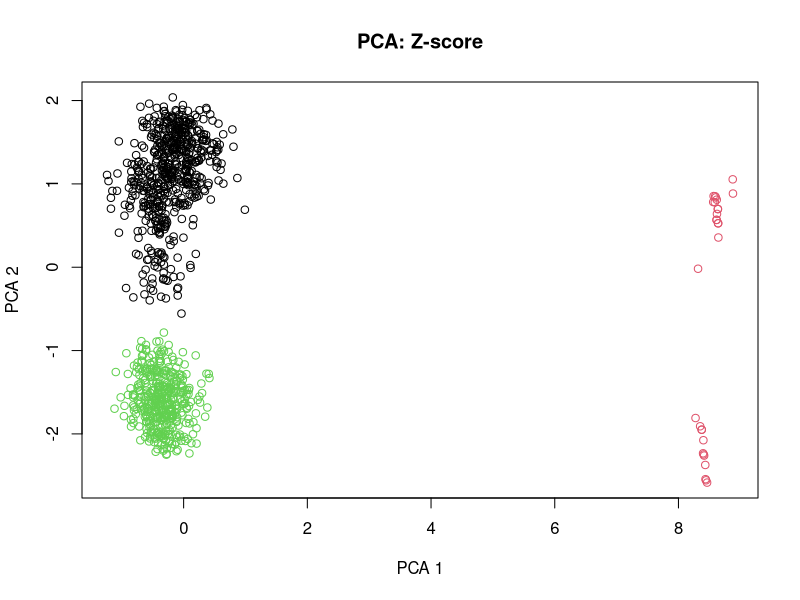
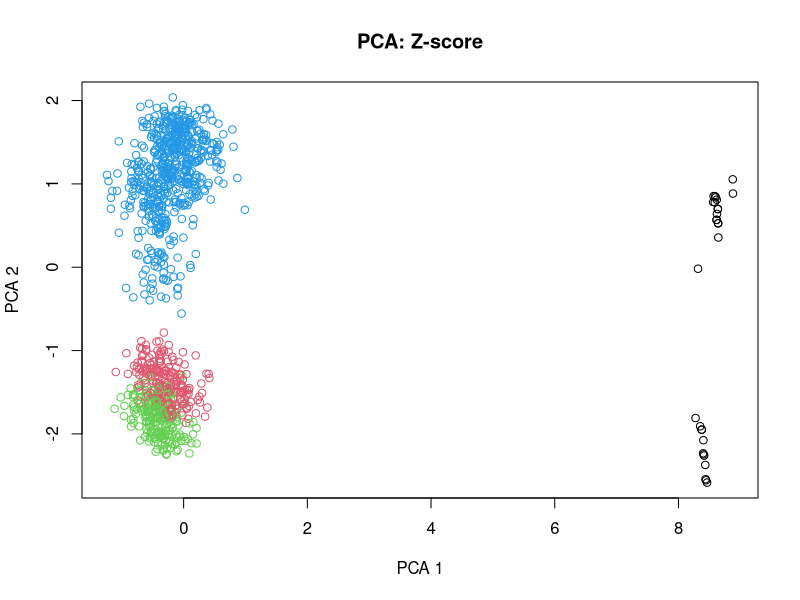
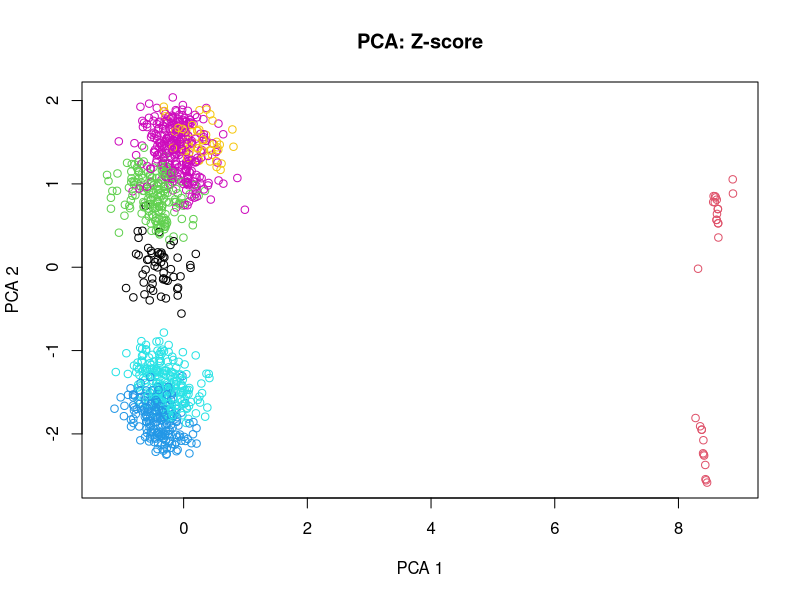
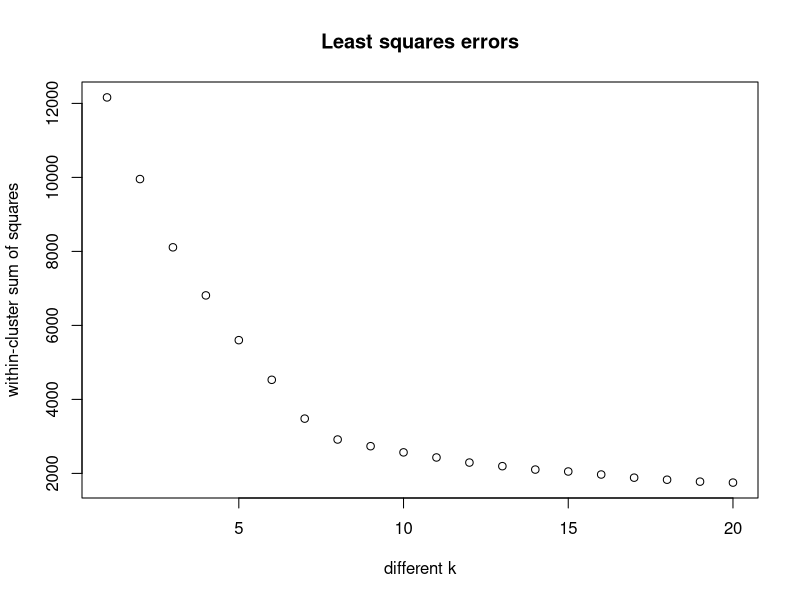

R code for these plots, in order: (Note: this script raises an error after producing the figures.)
library(lattice)
library(e1071)
library(class)
set.seed(123)
online.news.popularity <- read.csv(file="new_sample_OnlineNewsPopularity.csv",head=TRUE,sep=",")

online.news.popularity$channel <- online.news.popularity$data_channel_is_lifestyle +
                                  2*online.news.popularity$data_channel_is_entertainment +
                                  3*online.news.popularity$data_channel_is_bus +
                                  4*online.news.popularity$data_channel_is_socmed +
                                  5*online.news.popularity$data_channel_is_tech +
                                  6*online.news.popularity$data_channel_is_world

online.news.popularity <- online.news.popularity[,-c(1,2,36)]


# online.news.popularity <- subset(online.news.popularity, n_tokens_content > 0)

data <- transform(online.news.popularity, 
                  num_hrefs = log(num_hrefs), 
                  num_self_hrefs = log(num_self_hrefs),
                  self_reference_avg_sharess = log(self_reference_avg_sharess),
                  shares = log(shares), 
                  n_tokens_content = log(n_tokens_content),
                  num_imgs = log(num_imgs),
                  num_videos = log(num_videos))
data[data == -Inf] = -2
data.nrm <- scale(data)



#########################################################
### 1. K Means ###
#########################################################

ind <- sample(1:nrow(data.nrm), 1000)
polarity_features <- c(25:32)
num_of_words_feautures <- c(2:4, 9:10)
channel_feature <- c(11:16)
hrefs_and_images_features <- c(5:8)
images_video_features  <-  c(7:8)

features_to_cluster <- images_video_features
features_to_cluster <- hrefs_and_images_features
features_to_cluster <- channel_feature
features_to_cluster <- num_of_words_feautures
features_to_cluster <- polarity_features
features_to_cluster <- c(channel_feature, num_of_words_feautures, 34)

colnames(data.nrm)[features_to_cluster]
data <- data.nrm[ind, features_to_cluster]

k_mean_3 <- kmeans(data, 3, nstart = 100)
pca.std <- prcomp(data, center = FALSE, scale. = FALSE)
plot(pca.std$x[,1], pca.std$x[,2], col = k_mean_3$cluster, xlab = 'PCA 1', ylab = 'PCA 2', main = 'PCA: Z-score')
     
k_mean_4 <- kmeans(data, 4, nstart = 100)
pca.std <- prcomp(data, center = FALSE, scale. = FALSE)
plot(pca.std$x[,1], pca.std$x[,2], col = k_mean_4$cluster, xlab = 'PCA 1', ylab = 'PCA 2', main = 'PCA: Z-score')

k_mean_7 <- kmeans(data, 7, nstart = 100)
pca.std <- prcomp(data, center = FALSE, scale. = FALSE)
plot(pca.std$x[,1], pca.std$x[,2], col = k_mean_7$cluster, xlab = 'PCA 1', ylab = 'PCA 2', main = 'PCA: Z-score')

get_errors_for_list_of_k <- function(data, max_iter, k_range) {
  return (sapply(k_range,
                 function(k)
                    return(kmeans(data, k, nstart = max_iter)$tot.withinss)
                 )
          )
}

plot(get_errors_for_list_of_k(data, 50, 1:20),
     main="Least squares errors",
     xlab="different k",
     ylab="within-cluster sum of squares")

s <- silhouette(x = list(data = data, clustering = as.vector(k_mean_7$cluster)),
                dist = dist(data))
plot(sortSilhouette(s))


##########################
### 2. NN MST          ###
##########################

library('igraph')
data <- online.news.popularity[c("n_tokens_title", "num_hrefs")]
features_to_cluster <- c("global_sentiment_polarity" , "global_rate_positive_words", 
                         "global_rate_negative_words", "rate_positive_words", 
                         "rate_negative_words", "avg_positive_polarity", 
                         "avg_negative_polarity", "title_sentiment_polarity" )
data <- online.news.popularity[features_to_cluster]
data.nrm_range <- data[sample(1:nrow(data), 500), ]
data.nrm_range <- as.data.frame(apply(data.nrm_range, MARGIN = 2, scale)) 
weighted_adjacency_matrix <- as.matrix(dist(data.nrm_range))
graph <- graph_from_adjacency_matrix(weighted_adjacency_matrix, weighted = T)
mst_res <- mst(graph, weights = graph$weighted, algorithm = 'prim')
plot(mst_res, edge.label=round(E(mst_res)$weight, 1))

mst_edges <- E(mst_res)$weight
k <- 3
heaviest_edges <- which(mst_edges >= sort(mst_edges, decreasing=T)[k-1])
mst_edges[heaviest_edges]

mst_res <- delete_edges(mst_res, E(mst_res)[heaviest_edges])
plot(mst_res, edge.label=round(E(mst_res)$weight, 1))

ncomp <- components(mst_res)$no
comps <- list()
for (i in 1:ncomp){
  comps[[i]] <- as.vector(which(components(mst_res)$membership == i))
}
comps

s <- silhouette(x = list(data = data.nrm_range, clustering = as.vector(components(mst_res)$membership)),
                dist = dist(data.nrm_range))


V(mst_res)$color <- rainbow(ncomp)[components(mst_res)$membership]
plot(mst_res, mark.groups = split(1:vcount(mst_res), components(mst_res)$membership))


pca.std <- prcomp(data.nrm_range, center = FALSE, scale. = FALSE)
plot(pca.std$x[,1], pca.std$x[,2], col = components(mst_res)$membership,
     xlab = 'PCA 1', ylab = 'PCA 2', main = 'PCA: Z-score', pch = 8)

